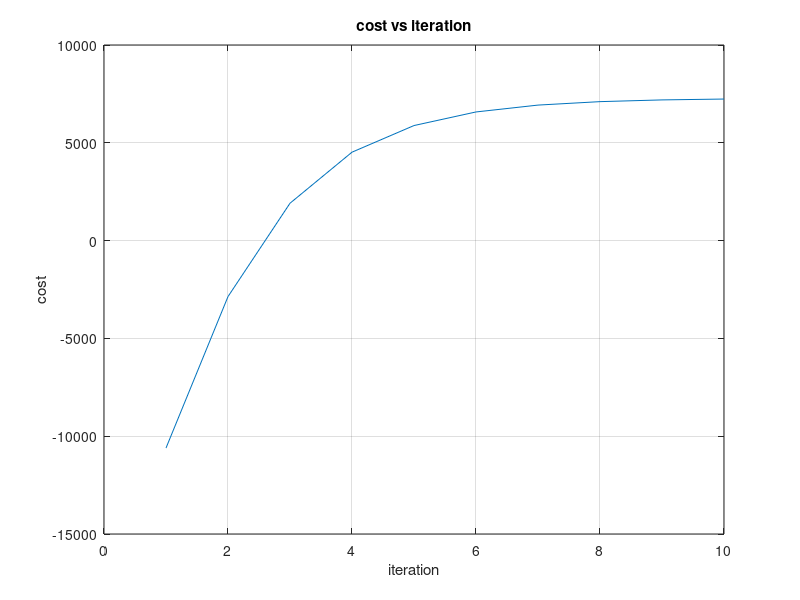

Reproduce this figure in MATLAB.
clc
clear all
pd=800;
alpha=[510 310 18];
beta=[7.2 7.85 7.97];
gamma=[0.00142 0.00194 0.00482];
lambda=input('Lamda')
delp=1;
dell=1;
iter=0;
while abs(dell)>0.01
for i=1:3
P(i)=(lambda-beta(i))/(2*gamma(i));
end
delp=P(1)+P(2)+P(3)-pd;
dell=delp/((1/(2*(gamma(1))))+ (1/(2*(gamma(2))))+(1/(2*(gamma(3)))));
lambda=lambda-dell/2;
iter=iter+1;
cost(iter)=(alpha(1)+beta(1)*P(1)+gamma(1)*P(1).^2)+(alpha(2)+beta(2)*P(2)+gamma(2)*P(2).^2)+(alpha(3)+beta(3)*P(3)+gamma(3)*P(3).^2);
end
P
lambda
iter
totalcost=cost(iter)
j=1:1:iter;
plot(j,cost)
grid on
xlabel('iteration')
ylabel('cost')
title('cost vs iteration')
